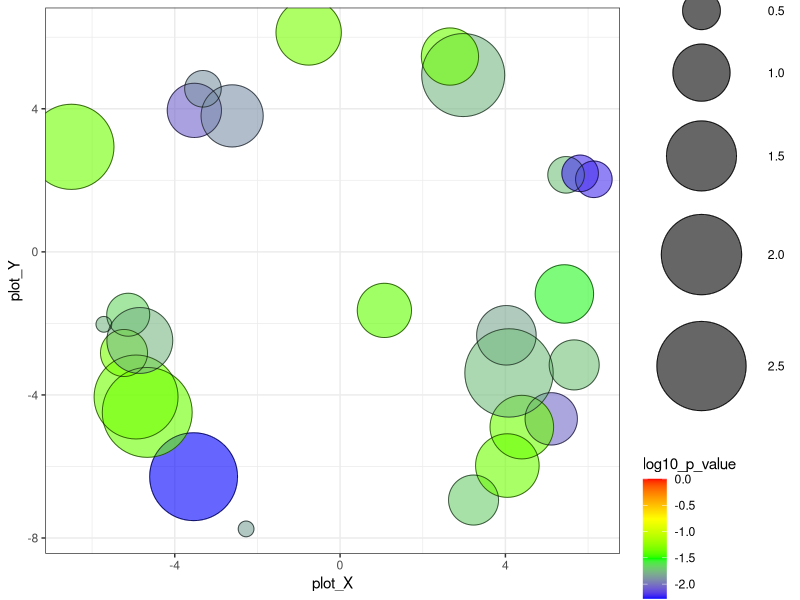

Recreate this plot in R. (Note: this script raises an error after producing the figure.)


# A plotting R script produced by the REVIGO server at http://revigo.irb.hr/
# If you found REVIGO useful in your work, please cite the following reference:
# Supek F et al. "REVIGO summarizes and visualizes long lists of Gene Ontology
# terms" PLoS ONE 2011. doi:10.1371/journal.pone.0021800


# --------------------------------------------------------------------------
# If you don't have the ggplot2 package installed, uncomment the following line:
# install.packages( "ggplot2" );
library( ggplot2 );
# --------------------------------------------------------------------------
# If you don't have the scales package installed, uncomment the following line:
# install.packages( "scales" );
library( scales );


# --------------------------------------------------------------------------
# Here is your data from REVIGO. Scroll down for plot configuration options.

revigo.names <- c("term_ID","description","frequency_%","plot_X","plot_Y","plot_size","log10_p_value","uniqueness","dispensability");
revigo.data <- rbind(c("GO:0009735","response to cytokinin", 0.777,-3.544,-6.286, 2.417,-2.2752,0.900,0.000),
c("GO:0055064","chloride ion homeostasis", 0.022,-3.526, 3.955, 0.903,-2.0541,0.713,0.000),
c("GO:0070966","nuclear-transcribed mRNA catabolic process, no-go decay", 0.006, 6.140, 2.028, 0.477,-2.2064,0.840,0.000),
c("GO:0008154","actin depolymerization", 0.409, 2.979, 4.942, 2.140,-1.7718,0.739,0.026),
c("GO:0006825","copper ion transport", 0.057,-0.760, 6.134, 1.301,-1.3284,0.849,0.059),
c("GO:0010431","seed maturation", 0.541,-6.501, 2.936, 2.260,-1.3556,0.889,0.071),
c("GO:0070981","L-asparagine biosynthetic process", 0.018, 5.109,-4.669, 0.845,-2.0333,0.718,0.111),
c("GO:1902882","regulation of response to oxidative stress", 0.009,-5.126,-1.758, 0.602,-1.6661,0.808,0.151),
c("GO:0009298","GDP-mannose biosynthetic process", 0.033, 4.024,-2.333, 1.079,-1.8232,0.695,0.232),
c("GO:0009408","response to heat", 1.019,-4.666,-4.489, 2.534,-1.3634,0.866,0.243),
c("GO:0050898","nitrile metabolic process", 0.015, 3.229,-6.939, 0.778,-1.6943,0.854,0.253),
c("GO:1901562","response to paraquat", 0.003,-2.274,-7.746, 0.301,-1.8455,0.914,0.280),
c("GO:0016137","glycoside metabolic process", 0.021, 1.072,-1.637, 0.903,-1.3914,0.778,0.316),
c("GO:0006621","protein retention in ER lumen", 0.042,-2.612, 3.801, 1.176,-1.9054,0.623,0.350),
c("GO:0006426","glycyl-tRNA aminoacylation", 0.015, 5.664,-3.161, 0.778,-1.7332,0.754,0.373),
c("GO:0006782","protoporphyrinogen IX biosynthetic process", 0.048, 4.397,-4.900, 1.230,-1.3573,0.724,0.377),
c("GO:1902884","positive regulation of response to oxidative stress", 0.003,-5.715,-2.026, 0.301,-1.7758,0.809,0.406),
c("GO:0000027","ribosomal large subunit assembly", 0.029, 2.658, 5.460, 1.000,-1.3584,0.881,0.439),
c("GO:0032544","plastid translation", 0.030, 5.427,-1.177, 1.041,-1.5388,0.733,0.464),
c("GO:0042538","hyperosmotic salinity response", 0.460,-4.936,-4.058, 2.190,-1.3436,0.847,0.467),
c("GO:0047484","response to osmotic stress", 0.012,-5.228,-2.828, 0.699,-1.3249,0.792,0.509),
c("GO:0010132","dhurrin biosynthesis", 0.826, 4.087,-3.385, 2.442,-1.7463,0.417,0.537),
c("GO:0071025","RNA surveillance", 0.006, 5.468, 2.153, 0.477,-1.7393,0.840,0.580),
c("GO:0070481","nuclear-transcribed mRNA catabolic process, non-stop decay", 0.006, 5.808, 2.195, 0.477,-2.2064,0.840,0.599),
c("GO:0055078","sodium ion homeostasis", 0.006,-3.318, 4.559, 0.477,-1.8917,0.744,0.632),
c("GO:1901002","positive regulation of response to salt stress", 0.062,-4.845,-2.478, 1.322,-1.7681,0.734,0.639),
c("GO:0046501","protoporphyrinogen IX metabolic process", 0.048, 4.047,-5.975, 1.230,-1.3573,0.816,0.646));

one.data <- data.frame(revigo.data);
names(one.data) <- revigo.names;
one.data <- one.data [(one.data$plot_X != "null" & one.data$plot_Y != "null"), ];
one.data$plot_X <- as.numeric( as.character(one.data$plot_X) );
one.data$plot_Y <- as.numeric( as.character(one.data$plot_Y) );
one.data$plot_size <- as.numeric( as.character(one.data$plot_size) );
one.data$log10_p_value <- as.numeric( as.character(one.data$log10_p_value) );
one.data$frequency <- as.numeric( as.character(one.data$frequency) );
one.data$uniqueness <- as.numeric( as.character(one.data$uniqueness) );
one.data$dispensability <- as.numeric( as.character(one.data$dispensability) );
#head(one.data);


# --------------------------------------------------------------------------
# Names of the axes, sizes of the numbers and letters, names of the columns,
# etc. can be changed below

p1 <- ggplot( data = one.data );
p1 <- p1 + geom_point( aes( plot_X, plot_Y, colour = log10_p_value, size = plot_size), alpha = I(0.6) ) + scale_size_area();
p1 <- p1 + scale_colour_gradientn( colours = c("blue", "green", "yellow", "red"), limits = c( min(one.data$log10_p_value), 0) );
p1 <- p1 + geom_point( aes(plot_X, plot_Y, size = plot_size), shape = 21, fill = "transparent", colour = I (alpha ("black", 0.6) )) + scale_size_area();
p1 <- p1 + scale_size( range=c(5, 30)) + theme_bw(); # + scale_fill_gradientn(colours = heat_hcl(7), limits = c(-300, 0) );

#ex <- one.data [ one.data$dispensability < 0.15, ]; 
ex <- one.data [ c(4,6,21,20,22,1), ]; 

#p1 <- p1 + geom_text( data = ex, aes(plot_X, plot_Y, label = description), colour = I(alpha("black", 0.85)), size = 3 );
p1 <- p1 + geom_label_repel(data=ex, aes(plot_X, plot_Y, label = description), fill="lightgrey", size=4, nudge_y = 20,segment.alpha = 0.7)

p1 <- p1 + labs (y = S.nutans, x = "Biological Process");
p1=p1+theme(axis.title.y = element_text(size = 20))
p1=p1+theme(axis.title.x = element_text(size = 20))
p1 <- p1 + theme(legend.key = element_blank()) ;
one.x_range = max(one.data$plot_X) - min(one.data$plot_X);
one.y_range = max(one.data$plot_Y) - min(one.data$plot_Y);
p1= p1+ theme(legend.position="none")
p1 <- p1 + xlim(min(one.data$plot_X)-one.x_range/10,max(one.data$plot_X)+one.x_range/10);
#p1 <- p1 + ylim(min(one.data$plot_Y)-one.y_range/10,max(one.data$plot_Y)+one.y_range/10);
p1 <- p1 + xlim(-8.5,8.5);
p1 <- p1 + ylim(-10,30);
p1 <- p1 + theme(panel.grid.major = element_blank(), panel.grid.minor = element_blank())
p1 <- p1 + theme(plot.margin=unit(c(0,0,0,0.5), "cm"))




# --------------------------------------------------------------------------
# Output the plot to screen

plot4=p1
plot4
# Uncomment the line below to also save the plot to a file.
# The file type depends on the extension (default=pdf).

# ggsave("C:/Users/path_to_your_file/revigo-plot.pdf");
